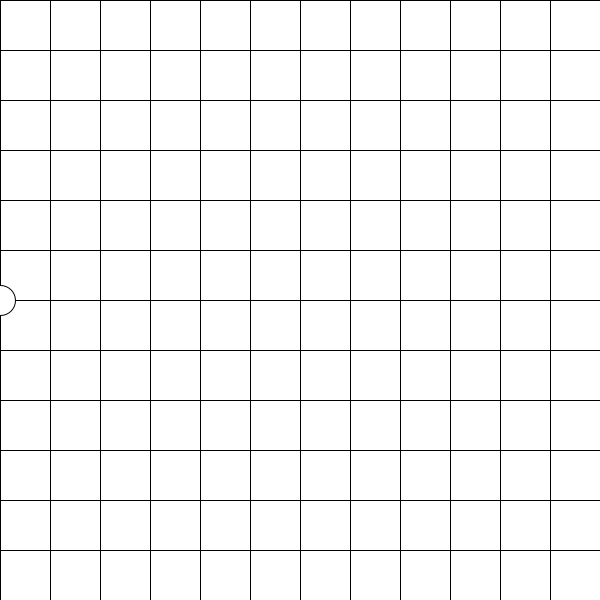
Frame 1 (no input)
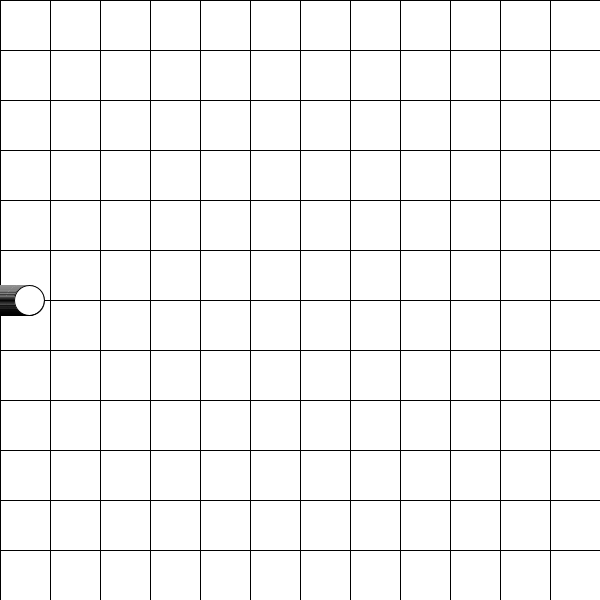
Frame 60 (the mouse pressed at the canvas centre just before this capture)
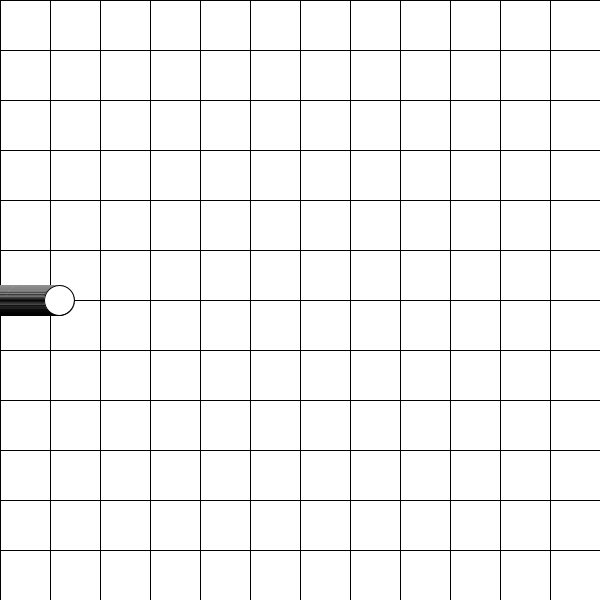
Frame 120 (the mouse held since frame 60 and released just before this capture)

The Processing sketch that drew these frames (run headless with seeded random() and noise(); from frame 60 on, the mouse is pressed at the canvas centre):

// Processing sketch: UmSegundo
// ── UmSegundo.pde
/// MAMI ///
/// Josue dos Santos ///

float tAtual = 0;
int vAtual = 30;
int dAtual;

void setup(){
  frameRate(60);
  
  size(600, 600);
  background(255);
  
  mostraMundo();
}

void draw(){
  //background(0);
  dAtual = MRU(vAtual, tAtual);
  println(vAtual, " ", tAtual, " ", dAtual);
  ellipse(dAtual,300,30,30);
  tAtual += 1/60.0;
}

int MRU(int v, float t){
  float d;
  d = v*t;
  return((int) d);
}

void mostraMundo(){
  for(int i = 0; i < 12; i++){
    line(i*50,0,i*50,600);
    line(0,i*50,600,i*50);
  }
}
